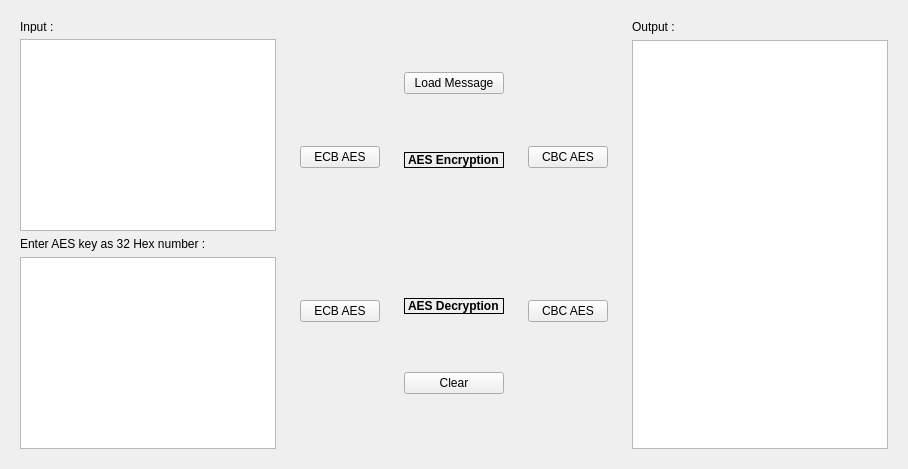
      <widget class="QWidget" name="tab2">
       <attribute name="title">
        <string>AES Encryption</string>
       </attribute>
       <layout class="QHBoxLayout" name="horizontalLayout_2">
        <item>
         <widget class="QWidget" name="Input_Widget" native="true">
          <layout class="QVBoxLayout" name="verticalLayout_3">
           <item>
            <widget class="QLabel" name="InputLabel_AES">
             <property name="maximumSize">
              <size>
               <width>247</width>
               <height>13</height>
              </size>
             </property>
             <property name="text">
              <string>Input :</string>
             </property>
            </widget>
           </item>
           <item>
            <widget class="QTextEdit" name="InputMsg_AES">
             <property name="html">
              <string>&lt;!DOCTYPE HTML PUBLIC &quot;-//W3C//DTD HTML 4.0//EN&quot; &quot;http://www.w3.org/TR/REC-html40/strict.dtd&quot;&gt;
&lt;html&gt;&lt;head&gt;&lt;meta name=&quot;qrichtext&quot; content=&quot;1&quot; /&gt;&lt;style type=&quot;text/css&quot;&gt;
p, li { white-space: pre-wrap; }
&lt;/style&gt;&lt;/head&gt;&lt;body style=&quot; font-family:'MS Shell Dlg 2'; font-size:8.25pt; font-weight:400; font-style:normal;&quot;&gt;
&lt;p style=&quot;-qt-paragraph-type:empty; margin-top:0px; margin-bottom:0px; margin-left:0px; margin-right:0px; -qt-block-indent:0; text-indent:0px;&quot;&gt;&lt;br /&gt;&lt;/p&gt;
&lt;p style=&quot;-qt-paragraph-type:empty; margin-top:0px; margin-bottom:0px; margin-left:0px; margin-right:0px; -qt-block-indent:0; text-indent:0px;&quot;&gt;&lt;br /&gt;&lt;/p&gt;&lt;/body&gt;&lt;/html&gt;</string>
             </property>
            </widget>
           </item>
           <item>
            <widget class="QLabel" name="KeyLabel_AES">
             <property name="text">
              <string>Enter AES key as 32 Hex number :</string>
             </property>
            </widget>
           </item>
           <item>
            <widget class="QTextEdit" name="InKeyAES_AES">
             <property name="html">
              <string>&lt;!DOCTYPE HTML PUBLIC &quot;-//W3C//DTD HTML 4.0//EN&quot; &quot;http://www.w3.org/TR/REC-html40/strict.dtd&quot;&gt;
&lt;html&gt;&lt;head&gt;&lt;meta name=&quot;qrichtext&quot; content=&quot;1&quot; /&gt;&lt;style type=&quot;text/css&quot;&gt;
p, li { white-space: pre-wrap; }
&lt;/style&gt;&lt;/head&gt;&lt;body style=&quot; font-family:'MS Shell Dlg 2'; font-size:8.25pt; font-weight:400; font-style:normal;&quot;&gt;
&lt;p style=&quot;-qt-paragraph-type:empty; margin-top:0px; margin-bottom:0px; margin-left:0px; margin-right:0px; -qt-block-indent:0; text-indent:0px;&quot;&gt;&lt;br /&gt;&lt;/p&gt;&lt;/body&gt;&lt;/html&gt;</string>
             </property>
            </widget>
           </item>
          </layout>
         </widget>
        </item>
        <item>
         <widget class="QWidget" name="widget_8" native="true">
          <property name="acceptDrops">
           <bool>true</bool>
          </property>
          <layout class="QVBoxLayout" name="verticalLayout_12">
           <item>
            <widget class="QPushButton" name="invs14">
             <property name="styleSheet">
              <string notr="true">QPushButton {
                                                            color: rgba(0, 0, 0, 0);
                                                            background-color: rgba(0, 0, 0, 0);
                                                            border: 0px;
                                                            }
                                                        </string>
             </property>
             <property name="text">
              <string>PushButton</string>
             </property>
            </widget>
           </item>
           <item>
            <widget class="QPushButton" name="ECB_E_AES_AES">
             <property name="text">
              <string>ECB AES</string>
             </property>
            </widget>
           </item>
           <item>
            <widget class="QPushButton" name="invs15">
             <property name="styleSheet">
              <string notr="true">QPushButton {
                                                            color: rgba(0, 0, 0, 0);
                                                            background-color: rgba(0, 0, 0, 0);
                                                            border: 0px;
                                                            }
                                                        </string>
             </property>
             <property name="text">
              <string>PushButton</string>
             </property>
            </widget>
           </item>
           <item>
            <widget class="QPushButton" name="ECB_D_AES_AES">
             <property name="text">
              <string>ECB AES</string>
             </property>
            </widget>
           </item>
           <item>
            <widget class="QPushButton" name="invs16">
             <property name="styleSheet">
              <string notr="true">QPushButton {
                                                            color: rgba(0, 0, 0, 0);
                                                            background-color: rgba(0, 0, 0, 0);
                                                            border: 0px;
                                                            }
                                                        </string>
             </property>
             <property name="text">
              <string>PushButton</string>
             </property>
            </widget>
           </item>
          </layout>
         </widget>
        </item>
        <item>
         <widget class="QWidget" name="Buttons_Widget" native="true">
          <layout class="QVBoxLayout" name="verticalLayout">
           <item>
            <widget class="QPushButton" name="Load_Msg_AES">
             <property name="text">
              <string>Load Message</string>
             </property>
            </widget>
           </item>
           <item>
            <widget class="QLabel" name="AES_E_AES">
             <property name="enabled">
              <bool>true</bool>
             </property>
             <property name="sizePolicy">
              <sizepolicy hsizetype="Fixed" vsizetype="Fixed">
               <horstretch>0</horstretch>
               <verstretch>0</verstretch>
              </sizepolicy>
             </property>
             <property name="sizeIncrement">
              <size>
               <width>0</width>
               <height>40</height>
              </size>
             </property>
             <property name="baseSize">
              <size>
               <width>0</width>
               <height>40</height>
              </size>
             </property>
             <property name="font">
              <font>
               <pointsize>9</pointsize>
               <weight>75</weight>
               <bold>true</bold>
              </font>
             </property>
             <property name="acceptDrops">
              <bool>false</bool>
             </property>
             <property name="styleSheet">
              <string notr="true"/>
             </property>
             <property name="frameShape">
              <enum>QFrame::Box</enum>
             </property>
             <property name="text">
              <string>AES Encryption</string>
             </property>
            </widget>
           </item>
           <item>
            <widget class="QPushButton" name="Send_Cypher_AES">
             <property name="styleSheet">
              <string notr="true">QPushButton {
                                                            color: rgba(0, 0, 0, 0);
                                                            background-color: rgba(0, 0, 0, 0);
                                                            border: 0px;
                                                            }
                                                        </string>
             </property>
             <property name="text">
              <string>Send Cypher</string>
             </property>
            </widget>
           </item>
           <item>
            <widget class="QLabel" name="AES_D_AES">
             <property name="enabled">
              <bool>true</bool>
             </property>
             <property name="sizePolicy">
              <sizepolicy hsizetype="Fixed" vsizetype="Fixed">
               <horstretch>0</horstretch>
               <verstretch>0</verstretch>
              </sizepolicy>
             </property>
             <property name="sizeIncrement">
              <size>
               <width>0</width>
               <height>40</height>
              </size>
             </property>
             <property name="baseSize">
              <size>
               <width>0</width>
               <height>40</height>
              </size>
             </property>
             <property name="font">
              <font>
               <pointsize>9</pointsize>
               <weight>75</weight>
               <bold>true</bold>
              </font>
             </property>
             <property name="acceptDrops">
              <bool>false</bool>
             </property>
             <property name="styleSheet">
              <string notr="true"/>
             </property>
             <property name="frameShape">
              <enum>QFrame::Box</enum>
             </property>
             <property name="text">
              <string>AES Decryption</string>
             </property>
            </widget>
           </item>
           <item>
            <widget class="QPushButton" name="Clear_All_AES">
             <property name="text">
              <string>Clear</string>
             </property>
            </widget>
           </item>
          </layout>
         </widget>
        </item>
        <item>
         <widget class="QWidget" name="widget_7" native="true">
          <property name="acceptDrops">
           <bool>true</bool>
          </property>
          <layout class="QVBoxLayout" name="verticalLayout_11">
           <item>
            <widget class="QPushButton" name="invs11">
             <property name="styleSheet">
              <string notr="true">QPushButton {
                                                            color: rgba(0, 0, 0, 0);
                                                            background-color: rgba(0, 0, 0, 0);
                                                            border: 0px;
                                                            }
                                                        </string>
             </property>
             <property name="text">
              <string>PushButton</string>
             </property>
            </widget>
           </item>
           <item>
            <widget class="QPushButton" name="CBC_E_AES_AES">
             <property name="text">
              <string>CBC AES</string>
             </property>
            </widget>
           </item>
           <item>
            <widget class="QPushButton" name="invs13">
             <property name="styleSheet">
              <string notr="true">QPushButton {
                                                            color: rgba(0, 0, 0, 0);
                                                            background-color: rgba(0, 0, 0, 0);
                                                            border: 0px;
                                                            }
                                                        </string>
             </property>
             <property name="text">
              <string>PushButton</string>
             </property>
            </widget>
           </item>
           <item>
            <widget class="QPushButton" name="CBC_D_AES_AES">
             <property name="text">
              <string>CBC AES</string>
             </property>
            </widget>
           </item>
           <item>
            <widget class="QPushButton" name="invs12">
             <property name="styleSheet">
              <string notr="true">QPushButton {
                                                            color: rgba(0, 0, 0, 0);
                                                            background-color: rgba(0, 0, 0, 0);
                                                            border: 0px;
                                                            }
                                                        </string>
             </property>
             <property name="text">
              <string>PushButton</string>
             </property>
            </widget>
           </item>
          </layout>
         </widget>
        </item>
        <item>
         <widget class="QWidget" name="Output_Widget" native="true">
          <layout class="QVBoxLayout" name="verticalLayout_2">
           <item>
            <widget class="QLabel" name="OutputLabel_AES">
             <property name="text">
              <string>Output :</string>
             </property>
            </widget>
           </item>
           <item>
            <widget class="QTextEdit" name="Output_AES">
             <property name="html">
              <string>&lt;!DOCTYPE HTML PUBLIC &quot;-//W3C//DTD HTML 4.0//EN&quot; &quot;http://www.w3.org/TR/REC-html40/strict.dtd&quot;&gt;
&lt;html&gt;&lt;head&gt;&lt;meta name=&quot;qrichtext&quot; content=&quot;1&quot; /&gt;&lt;style type=&quot;text/css&quot;&gt;
p, li { white-space: pre-wrap; }
&lt;/style&gt;&lt;/head&gt;&lt;body style=&quot; font-family:'MS Shell Dlg 2'; font-size:8.25pt; font-weight:400; font-style:normal;&quot;&gt;
&lt;p style=&quot;-qt-paragraph-type:empty; margin-top:0px; margin-bottom:0px; margin-left:0px; margin-right:0px; -qt-block-indent:0; text-indent:0px;&quot;&gt;&lt;br /&gt;&lt;/p&gt;&lt;/body&gt;&lt;/html&gt;</string>
             </property>
            </widget>
           </item>
          </layout>
         </widget>
        </item>
       </layout>
      </widget>
